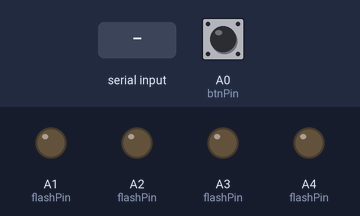
The sketch below on a simulated Arduino Uno, built with avr-gcc and run on an emulated ATmega328P. Shown: output pins drawn as LEDs (lit = HIGH). Inputs (shaded band) come from the test bench; at power-on: A0 (btnPin) HIGH.

Above: at 1.2 s.
1.3 s: "30,150\n" received over Serial
At 2.3 s:
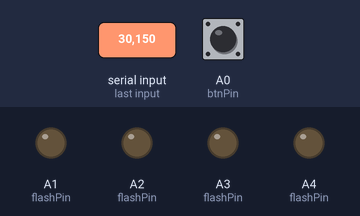
2.8 s: A0 (btnPin) pulled LOW for 0.15 s
At 3.4 s:
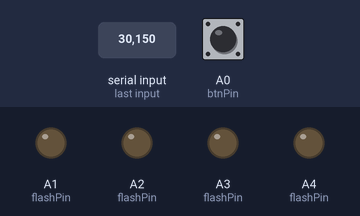
4.4 s: "200\n" received over Serial
At 5.6 s:
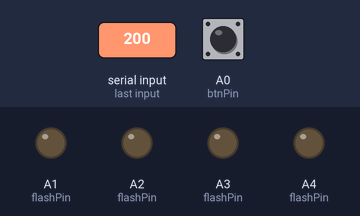
5.9 s: A0 (btnPin) pulled LOW for 1 s
At 7.0 s:
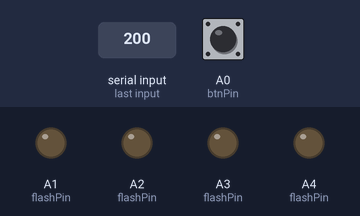
Timing chart, 0 to 8.9 s (numbered marks = the images above; inputs shaded):
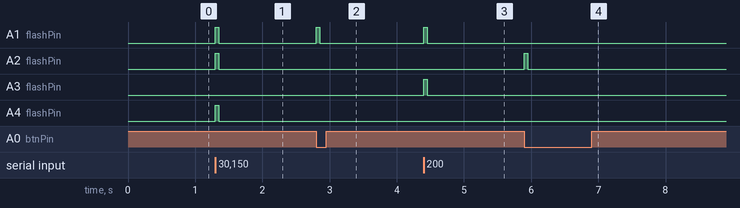

The sketch:

RemoteLiveFlasher_Arduino.ino
```cpp
#include "global.h"
#include "Flash.h"

Flash *flash[flashNum];

// flash when press btn
// toggle index to 0 > 1 > 2 > 3 > 0
int btnFlashIndex = 0;

void setup() {
  int flashPin[flashNum] = {
    A1, A2, A3, A4
  };
  for (int i = 0; i < flashNum; ++i) {
    flash[i] = new Flash(flashPin[i]);
  }
  pinMode(btnPin, INPUT_PULLUP);
  btnPastState = digitalRead(btnPin);

  Serial.begin(115200);
}

void loop() {
  while (Serial.available()) {
    char c = Serial.read();

    if ('0' <= c && c <= '9') {
      int num = c - '0';

      if (num < flashNum) {
        flash[num]->flash();
      }
    }
  }

  for (int i=0;i<flashNum;++i) {
    flash[i]->update();
  }

  bool btnState = digitalRead(btnPin);
  if (btnState == LOW && btnPastState == HIGH) {
    btnPressed();
    // anti chattering
    delay(50);
  } else if (btnState == HIGH && btnPastState == LOW) {
    btnReleased();
    // anti chattering
    delay(50);
  }
  btnPastState = btnState;
}

void btnPressed() {
    flash[btnFlashIndex++] -> flash();
    if (btnFlashIndex >= flashNum) btnFlashIndex = 0;
}

void btnReleased() {

}
```

Flash.h
```cpp
#ifndef __Flash_h__
#define __Flash_h__

#include <Arduino.h>

class Flash {
  public:
    Flash(int _pin) {
      pin = _pin;
      flashState = false;
      pinMode(pin, OUTPUT);
      digitalWrite(pin, LOW);
    }

    void update() {
      if (flashState) {
        uint32_t now = millis();
        if (now > flashStartTime + flashDuration) {
          flashState = false;
          digitalWrite(pin, LOW);
        }
      }
    }

    void flash() {
      flashState = true;
      digitalWrite(pin, HIGH);
      flashStartTime = millis();
    }

  private:
    int pin;
    bool flashState;
    uint32_t flashStartTime;
    static const uint32_t flashDuration = 50;
};

#endif
```

global.h
```cpp
#ifndef __global_h__
#define __global_h__

const int flashNum = 4;
const int btnPin = A0;
bool btnPastState;

#endif
```

Measured:
- after the input at 1.3 s, A1 (flashPin), A2 (flashPin), A4 (flashPin): LOW → HIGH at once, → LOW 0.05 s later
- after the input at 2.8 s, A1 (flashPin): LOW → HIGH at once, → LOW 0.05 s later
- after the input at 4.4 s, A1 (flashPin), A3 (flashPin): LOW → HIGH at once, → LOW 0.05 s later
- after the input at 5.9 s, A2 (flashPin): LOW → HIGH at once, → LOW 0.05 s later
